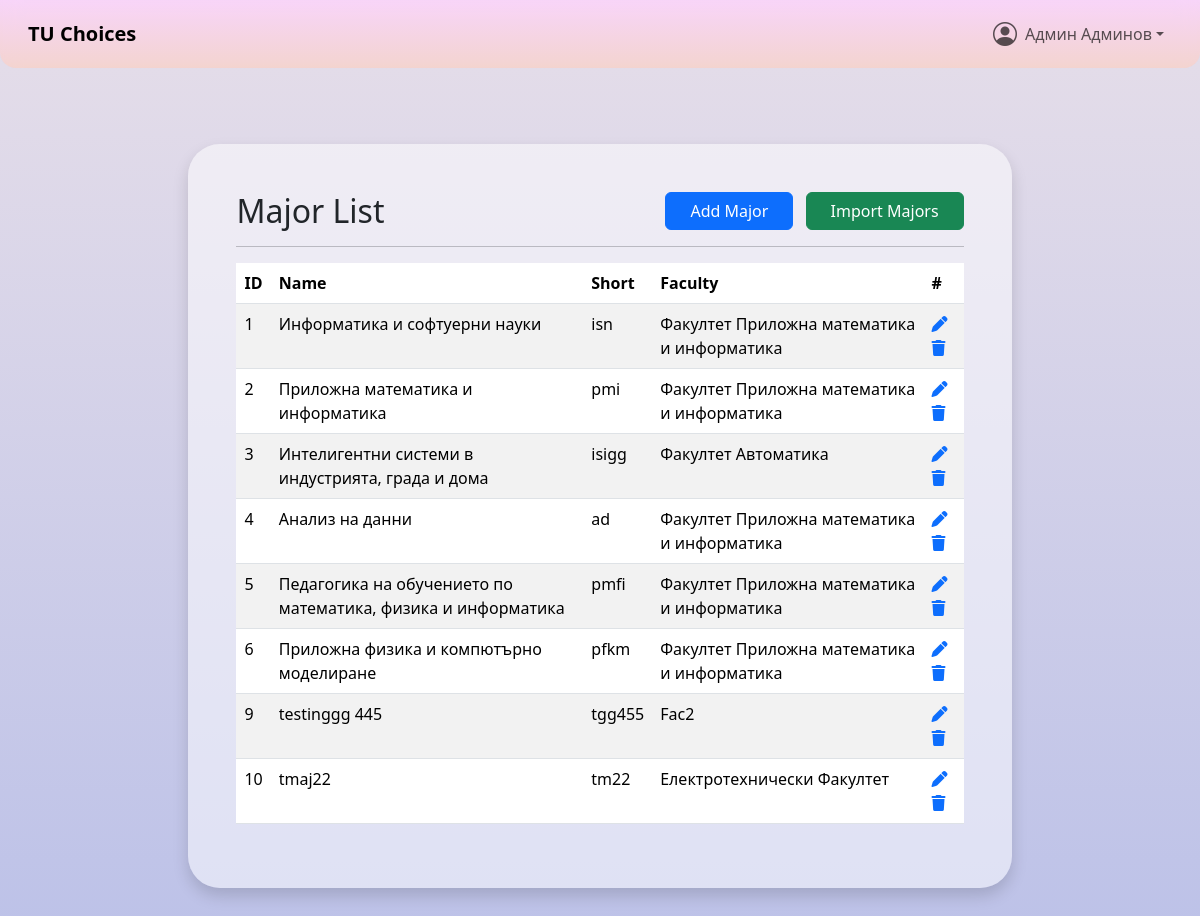
The app's page /majors/majorList.php (signed in) with its own data.
### tables this page shows
CREATE TABLE `users` (
  `id` int(11) NOT NULL,
  `username` varchar(100) NOT NULL,
  `names` varchar(100) NOT NULL,
  `email` varchar(100) NOT NULL,
  `pass` varchar(100) NOT NULL DEFAULT '',
  `role` int(11) NOT NULL DEFAULT 0 COMMENT '1=student,2=teacher,3=admin',
  `fn` varchar(100) NOT NULL DEFAULT '',
  `major` varchar(10) NOT NULL DEFAULT '0',
  `faculty` varchar(10) NOT NULL DEFAULT '0',
  `start_year` int(11) DEFAULT NULL,
  `active` tinyint(1) NOT NULL DEFAULT 0,
  `deleted` tinyint(1) NOT NULL DEFAULT 0,
  `created_at` datetime NOT NULL DEFAULT current_timestamp(),
  `updated_at` datetime NOT NULL DEFAULT current_timestamp() ON UPDATE current_timestamp()
);

CREATE TABLE `majors` (
  `id` int(11) NOT NULL,
  `name` varchar(100) NOT NULL,
  `short` varchar(50) NOT NULL,
  `faculty` varchar(10) NOT NULL DEFAULT '0',
  `deleted` tinyint(1) NOT NULL DEFAULT 0,
  `created_at` datetime NOT NULL DEFAULT current_timestamp(),
  `updated_at` datetime NOT NULL DEFAULT current_timestamp() ON UPDATE current_timestamp()
);

CREATE TABLE `faculties` (
  `id` int(11) NOT NULL,
  `name` varchar(100) NOT NULL,
  `short` varchar(50) NOT NULL,
  `deleted` tinyint(1) NOT NULL DEFAULT 0,
  `created_at` datetime NOT NULL DEFAULT current_timestamp(),
  `updated_at` datetime NOT NULL DEFAULT current_timestamp() ON UPDATE current_timestamp()
);

### backend/users/user.php (called while the page is built, shortened)
<?php
class User
{
    private $names;
    public function __construct($id, mysqli $mysqli)
    {
        $this->id = $id;
        $stmt = $mysqli->prepare(
            "SELECT username, names, email, role, fn, major, faculty, start_year
             FROM users
             WHERE id = ?
             LIMIT 1"
        );
        $stmt->bind_param('i', $this->id);
        $stmt->execute();
        $stmt->bind_result(
            $username,
            $names,
            $email,
            $role,
            $fn,
            $majorShort,
            $facultyShort,
            $startYear
        );
        $this->names = $names;
    }
    public function getNames()
    {
        return $this->names;
    }
}

### backend/utils/dbUtils.php (called while the page is built, shortened)
<?php
function getFromDBByID($table_name, $id, $mysqli, $idRowName = 'id')
{
    $type = is_numeric($id) ? "i" : "s";
    $stmt = $mysqli->prepare("SELECT * FROM " . $table_name . " WHERE " . $idRowName . " = ?");
    $stmt->bind_param($type, $id);
    $stmt->execute();
    $result = $stmt->get_result();
    $arr = $result->fetch_all(MYSQLI_ASSOC);
    return !empty($arr) ? $arr[0] : null;
}
function getNonDeletedFromDB($table_name, $mysqli, $hasDeleted = true, $searchableByID = false)
{
    $check = $hasDeleted ? " WHERE deleted = 0" : "";
    $stmt = $mysqli->prepare("SELECT * FROM " . $table_name . $check);
    $stmt->execute();
    $result = $stmt->get_result();
    $arr = [];
    if ($searchableByID) {
        while ($row = $result->fetch_assoc()) {
            $arr[$row['id']] = $row;
        }
    } else {
        $arr = $result->fetch_all(MYSQLI_ASSOC);
    }
    return $arr;
}

### majors/majorList.php (the view, shortened to what this page needs)
<?php
require_once "../header.php";
$majors = getNonDeletedFromDB("majors", $mysqli);
?>
<main>
    <div class="container-fluid d-flex flex-column align-items-center pb-5 pt-5" style="min-height: 90vh;">
        <div class="bg-white bg-opacity-50 p-5 rounded-5 shadow" style="width: 70%;">
            <div class="d-flex justify-content-between align-items-center mb-3">
                <h2 class="mb-0">Major List</h2>
                <div>
                    <a href="majorAdd.php" class="btn btn-primary px-4 me-2">Add Major</a>
                    <button onclick="importData('../backend/utils/importData.php', 'importMajors')"
                        class="btn btn-success px-4">Import Majors</button>
                </div>
            </div>
            <hr>
            <table id="table" class="table table-striped">
                <thead>
                    <tr>
                        <th>ID</th>
                        <th>Name</th>
                        <th>Short</th>
                        <th>Faculty</th>
                        <th>#</th>
                    </tr>
                </thead>
                <tbody>
                    <?php foreach ($majors as $curr) {
                        $currFaculty = getFromDBByID("faculties", $curr["faculty"], $mysqli, "short");
                        ?>
                        <tr>
                            <td><?= $curr["id"]; ?></td>
                            <td><?= $curr["name"]; ?></td>
                            <td><?= $curr["short"]; ?></td>
                            <td><?= $currFaculty["name"] ?? "Unknown"; ?></td>
                            <td>
                                <a href="majorEdit.php?id=<?= $curr["id"]; ?>"><i class="fa-solid fa-pen"></i></a>
                                <a href="majorList.php?action=delete&id=<?= $curr["id"]; ?>"><i
                                        class="fa-solid fa-trash"></i></a>
                            </td>
                        </tr>
                    <?php } ?>
                </tbody>
            </table>
        </div>
    </div>
</main>
<?php
require_once "../footer.php";
?>

### header.php (shortened to what this page needs)
<?php
require_once "backend/config/dbConfig.php";
require_once "backend/utils/dbUtils.php";
require_once "backend/distributions/Distribution.php";
require_once "backend/users/User.php";
$projectRoot = str_replace(
    realpath($_SERVER['DOCUMENT_ROOT']),
    '',
    realpath(__DIR__ . '/')
);
$user = new User($_SESSION["userID"], $mysqli);
?>
<!DOCTYPE html>
<html lang="en">
<head>
    <link href="https://cdn.jsdelivr.net/npm/bootstrap@5.3.5/dist/css/bootstrap.min.css" rel="stylesheet"
>
    <link rel="stylesheet" href="https://cdn.jsdelivr.net/npm/bootstrap-icons@1.10.5/font/bootstrap-icons.css">
    <link rel="stylesheet" href="https://cdn.datatables.net/2.3.0/css/dataTables.bootstrap5.css">
         <link rel="stylesheet" href="<?= $projectRoot ?>/css/main.css">
    <link rel="stylesheet" href="<?= $projectRoot ?>/css/navbar.css">
</head>
<body>
    <header>
        <nav class="navbar navbar-expand-lg navbar-custom fixed-top px-3">
            <div class="container-fluid">
                <a class="navbar-brand fw-bold" href="<?= $projectRoot ?>/index.php">TU Choices</a>
                <div class="collapse navbar-collapse" id="mainNav">
                    <ul class="navbar-nav ms-auto mb-2 mb-lg-0 align-items-lg-center">
                        <li class="nav-item dropdown">
                            <a class="nav-link dropdown-toggle d-flex align-items-center" href="#" id="profileDropdown"
                                role="button" data-bs-toggle="dropdown" aria-expanded="false">
                                <i class="bi bi-person-circle fs-4"></i>
                                <div class="ms-2"><?= $user->getNames(); ?></div>
                            </a>
                        </li>
                    </ul>
                </div>
            </div>
        </nav>
    </header>

### css/navbar.css (style rules this page uses)
.navbar-custom { background-image: linear-gradient(to top, rgb(250, 208, 196, 70%) 0%, rgb(255, 209, 255, 70%) 100%); backdrop-filter: blur(10px); border-radius: 0 0 1rem 1rem; margin-bottom: 2rem; }

### header.php (style rules this page uses)
html, body { overflow-x: hidden; height: 100%; margin: 0; }
body { background-color: #E4E4E1; background-image: linear-gradient(to top, #bdc2e8 0%, #bdc2e8 1%, #e6dee9 100%); background-blend-mode: normal, multiply; background-repeat: no-repeat; background-size: cover; background-attachment: fixed; }
main { margin-top: 6rem; }

### records on screen
users: names "Админ Админов"
majors: id "1", name "Информатика и софтуерни науки", short "isn", faculties.name "Факултет Приложна математика и информатика"
majors: id "2", name "Приложна математика и информатика", short "pmi", faculties.name "Факултет Приложна математика и информатика"
majors: id "3", name "Интелигентни системи в индустрията, града и дома", short "isigg", faculties.name "Факултет Автоматика"
majors: id "4", name "Анализ на данни", short "ad", faculties.name "Факултет Приложна математика и информатика"
majors: id "5", name "Педагогика на обучението по математика, физика и информатика", short "pmfi", faculties.name "Факултет Приложна математика и информатика"
majors: id "6", name "Приложна физика и компютърно моделиране", short "pfkm", faculties.name "Факултет Приложна математика и информатика"
majors: id "9", name "testinggg 445", short "tgg455", faculties.name "Fac2"
majors: id "10", name "tmaj22", short "tm22", faculties.name "Електротехнически Факултет"
